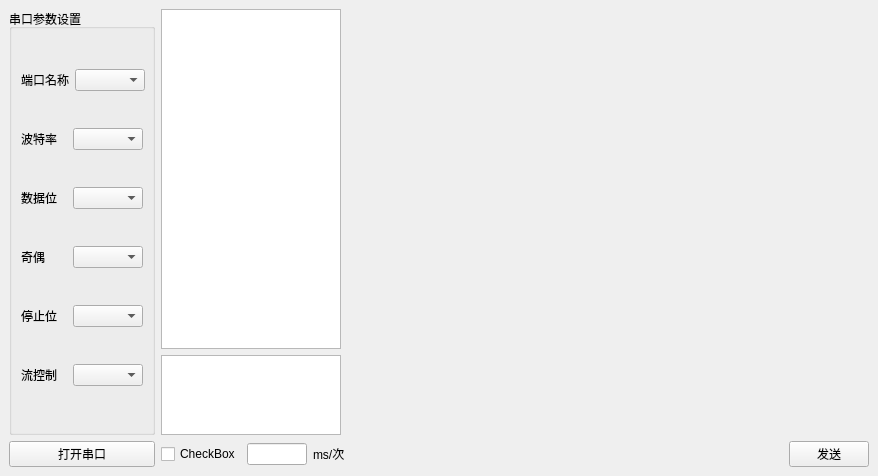
<?xml version="1.0" encoding="UTF-8"?>
<ui version="4.0">
 <class>MainWindow</class>
 <widget class="QMainWindow" name="MainWindow">
  <property name="geometry">
   <rect>
    <x>0</x>
    <y>0</y>
    <width>878</width>
    <height>476</height>
   </rect>
  </property>
  <property name="windowTitle">
   <string>SerialToolPlus</string>
  </property>
  <widget class="QWidget" name="centralwidget">
   <layout class="QGridLayout" name="gridLayout">
    <item row="0" column="2">
     <layout class="QVBoxLayout" name="verticalLayout_3" stretch="0,0">
      <property name="leftMargin">
       <number>6</number>
      </property>
      <property name="topMargin">
       <number>6</number>
      </property>
      <property name="rightMargin">
       <number>6</number>
      </property>
      <property name="bottomMargin">
       <number>6</number>
      </property>
      <item>
       <widget class="QCustomPlot" name="timePlot" native="true">
        <property name="minimumSize">
         <size>
          <width>510</width>
          <height>0</height>
         </size>
        </property>
       </widget>
      </item>
      <item>
       <widget class="QCustomPlot" name="freqPlot" native="true">
        <property name="minimumSize">
         <size>
          <width>510</width>
          <height>0</height>
         </size>
        </property>
       </widget>
      </item>
     </layout>
    </item>
    <item row="1" column="1" colspan="2">
     <layout class="QHBoxLayout" name="horizontalLayout_7">
      <item>
       <widget class="QCheckBox" name="checkBox">
        <property name="text">
         <string>CheckBox</string>
        </property>
       </widget>
      </item>
      <item>
       <widget class="QLineEdit" name="lineEdit">
        <property name="minimumSize">
         <size>
          <width>60</width>
          <height>0</height>
         </size>
        </property>
        <property name="maximumSize">
         <size>
          <width>60</width>
          <height>16777215</height>
         </size>
        </property>
       </widget>
      </item>
      <item>
       <widget class="QLabel" name="label">
        <property name="text">
         <string>ms/次</string>
        </property>
       </widget>
      </item>
      <item>
       <spacer name="horizontalSpacer">
        <property name="orientation">
         <enum>Qt::Horizontal</enum>
        </property>
        <property name="sizeHint" stdset="0">
         <size>
          <width>40</width>
          <height>20</height>
         </size>
        </property>
       </spacer>
      </item>
      <item>
       <widget class="QPushButton" name="btnSend">
        <property name="text">
         <string>发送</string>
        </property>
       </widget>
      </item>
     </layout>
    </item>
    <item row="0" column="0">
     <widget class="QGroupBox" name="groupBox">
      <property name="maximumSize">
       <size>
        <width>146</width>
        <height>16777215</height>
       </size>
      </property>
      <property name="title">
       <string>串口参数设置</string>
      </property>
      <layout class="QVBoxLayout" name="verticalLayout">
       <item>
        <layout class="QHBoxLayout" name="horizontalLayout">
         <item>
          <widget class="QLabel" name="labelPortName">
           <property name="text">
            <string>端口名称</string>
           </property>
          </widget>
         </item>
         <item>
          <widget class="QComboBox" name="cboPortName">
           <property name="minimumSize">
            <size>
             <width>70</width>
             <height>0</height>
            </size>
           </property>
           <property name="maximumSize">
            <size>
             <width>70</width>
             <height>16777215</height>
            </size>
           </property>
          </widget>
         </item>
        </layout>
       </item>
       <item>
        <layout class="QHBoxLayout" name="horizontalLayout_2">
         <item>
          <widget class="QLabel" name="labelBaudRate">
           <property name="text">
            <string>波特率</string>
           </property>
          </widget>
         </item>
         <item>
          <widget class="QComboBox" name="cboBaudrate">
           <property name="minimumSize">
            <size>
             <width>70</width>
             <height>0</height>
            </size>
           </property>
           <property name="maximumSize">
            <size>
             <width>70</width>
             <height>16777215</height>
            </size>
           </property>
          </widget>
         </item>
        </layout>
       </item>
       <item>
        <layout class="QHBoxLayout" name="horizontalLayout_3">
         <item>
          <widget class="QLabel" name="labelDataBit">
           <property name="text">
            <string>数据位</string>
           </property>
          </widget>
         </item>
         <item>
          <widget class="QComboBox" name="cboDataBit">
           <property name="minimumSize">
            <size>
             <width>70</width>
             <height>0</height>
            </size>
           </property>
           <property name="maximumSize">
            <size>
             <width>70</width>
             <height>16777215</height>
            </size>
           </property>
          </widget>
         </item>
        </layout>
       </item>
       <item>
        <layout class="QHBoxLayout" name="horizontalLayout_4">
         <item>
          <widget class="QLabel" name="labelParity">
           <property name="text">
            <string>奇偶</string>
           </property>
          </widget>
         </item>
         <item>
          <widget class="QComboBox" name="cboParity">
           <property name="minimumSize">
            <size>
             <width>70</width>
             <height>0</height>
            </size>
           </property>
           <property name="maximumSize">
            <size>
             <width>70</width>
             <height>16777215</height>
            </size>
           </property>
          </widget>
         </item>
        </layout>
       </item>
       <item>
        <layout class="QHBoxLayout" name="horizontalLayout_5">
         <item>
          <widget class="QLabel" name="labelStopBit">
           <property name="text">
            <string>停止位</string>
           </property>
          </widget>
         </item>
         <item>
          <widget class="QComboBox" name="cboStopBit">
           <property name="minimumSize">
            <size>
             <width>70</width>
             <height>0</height>
            </size>
           </property>
           <property name="maximumSize">
            <size>
             <width>70</width>
             <height>16777215</height>
            </size>
           </property>
          </widget>
         </item>
        </layout>
       </item>
       <item>
        <layout class="QHBoxLayout" name="horizontalLayout_6">
         <item>
          <widget class="QLabel" name="labelFlowControl">
           <property name="text">
            <string>流控制</string>
           </property>
          </widget>
         </item>
         <item>
          <widget class="QComboBox" name="cboFlowContral">
           <property name="minimumSize">
            <size>
             <width>70</width>
             <height>0</height>
            </size>
           </property>
           <property name="maximumSize">
            <size>
             <width>70</width>
             <height>16777215</height>
            </size>
           </property>
          </widget>
         </item>
        </layout>
       </item>
      </layout>
     </widget>
    </item>
    <item row="1" column="0">
     <widget class="QPushButton" name="btnOpenPort">
      <property name="text">
       <string>打开串口</string>
      </property>
     </widget>
    </item>
    <item row="0" column="1">
     <layout class="QVBoxLayout" name="verticalLayout_2">
      <item>
       <widget class="QPlainTextEdit" name="RecveeiveplainTextEdit">
        <property name="maximumSize">
         <size>
          <width>198</width>
          <height>16777215</height>
         </size>
        </property>
       </widget>
      </item>
      <item>
       <widget class="QPlainTextEdit" name="SendplainTextEdit">
        <property name="minimumSize">
         <size>
          <width>0</width>
          <height>80</height>
         </size>
        </property>
        <property name="maximumSize">
         <size>
          <width>198</width>
          <height>80</height>
         </size>
        </property>
       </widget>
      </item>
     </layout>
    </item>
   </layout>
  </widget>
  <widget class="QMenuBar" name="menubar">
   <property name="geometry">
    <rect>
     <x>0</x>
     <y>0</y>
     <width>878</width>
     <height>23</height>
    </rect>
   </property>
  </widget>
 </widget>
 <customwidgets>
  <customwidget>
   <class>QCustomPlot</class>
   <extends>QWidget</extends>
   <header>QCustomPlot.h</header>
   <container>1</container>
  </customwidget>
 </customwidgets>
 <resources/>
 <connections/>
</ui>
